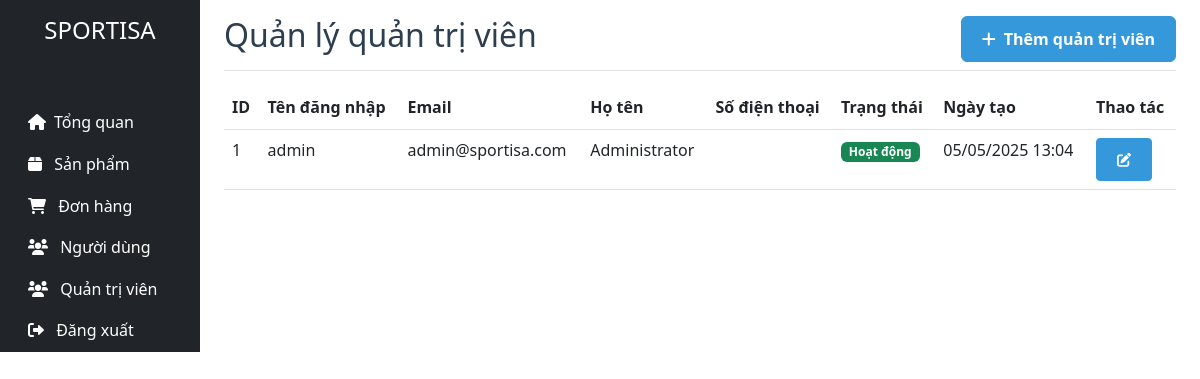
Page /admin/admins.php (signed in) on the committed database.
### tables this page shows
CREATE TABLE `users` (
  `id` int(11) NOT NULL,
  `username` varchar(50) NOT NULL,
  `email` varchar(100) NOT NULL,
  `password` varchar(255) NOT NULL,
  `full_name` varchar(100) NOT NULL,
  `phone` varchar(20) DEFAULT NULL,
  `address` text DEFAULT NULL,
  `role` enum('admin','user') DEFAULT 'user',
  `status` enum('active','inactive') DEFAULT 'active',
  `created_at` timestamp NOT NULL DEFAULT current_timestamp(),
  `updated_at` timestamp NOT NULL DEFAULT current_timestamp() ON UPDATE current_timestamp()
);

### admin/admins.php (the view, shortened to what this page needs)
<?php
require_once '../config/database.php';
class AdminManager {
    private $conn;
    public function __construct($db) {
        $this->conn = $db;
    }
    public function getAllAdmins() {
        try {
            $stmt = $this->conn->query("SELECT * FROM users WHERE role = 'admin' ORDER BY created_at DESC");
            return $stmt->fetchAll(PDO::FETCH_ASSOC);
        } catch(PDOException $e) {
            return ['error' => 'Có lỗi xảy ra: ' . $e->getMessage()];
        }
    }
}
$adminManager = new AdminManager($conn);
$admins = [];
$result = $adminManager->getAllAdmins();
if (isset($result['error'])) {
    $message = $result;
} else {
    $admins = $result;
}
?>
<!DOCTYPE html>
<html lang="vi">
<head>
    <link href="https://cdn.jsdelivr.net/npm/bootstrap@5.3.0/dist/css/bootstrap.min.css" rel="stylesheet">
    <link href="https://cdnjs.cloudflare.com/ajax/libs/font-awesome/6.0.0/css/all.min.css" rel="stylesheet">
    <link href="../css/style.css" rel="stylesheet">
</head>
<body>
    <div class="container-fluid">
        <div class="row">
            <?php include '../admin/view/sidebar.php'; ?>
            <div class="col-md-9 ms-sm-auto col-lg-10 px-md-4">
                <div class="d-flex justify-content-between flex-wrap flex-md-nowrap align-items-center pt-3 pb-2 mb-3 border-bottom">
                    <h1 class="h2">Quản lý quản trị viên</h1>
                    <button type="button" class="btn btn-primary" data-bs-toggle="modal" data-bs-target="#addAdminModal">
                        <i class="fas fa-plus me-2"></i>Thêm quản trị viên
                    </button>
                </div>
                <div class="table-responsive">
                    <table class="table table-hover">
                        <thead>
                            <tr>
                                <th>ID</th>
                                <th>Tên đăng nhập</th>
                                <th>Email</th>
                                <th>Họ tên</th>
                                <th>Số điện thoại</th>
                                <th>Trạng thái</th>
                                <th>Ngày tạo</th>
                                <th>Thao tác</th>
                            </tr>
                        </thead>
                        <tbody>
                            <?php foreach ($admins as $admin): ?>
                                <tr>
                                    <td><?php echo $admin['id']; ?></td>
                                    <td><?php echo htmlspecialchars($admin['username']); ?></td>
                                    <td><?php echo htmlspecialchars($admin['email']); ?></td>
                                    <td><?php echo htmlspecialchars($admin['full_name']); ?></td>
                                    <td><?php echo htmlspecialchars($admin['phone']); ?></td>
                                    <td>
                                        <span class="badge bg-<?php echo $admin['status'] === 'active' ? 'success' : 'danger'; ?>">
                                            <?php echo $admin['status'] === 'active' ? 'Hoạt động' : 'Không hoạt động'; ?>
                                        </span>
                                    </td>
                                    <td><?php echo date('d/m/Y H:i', strtotime($admin['created_at'])); ?></td>
                                    <td>
                                        <button type="button" class="btn btn-sm btn-primary"
                                                data-bs-toggle="modal"
                                                data-bs-target="#editAdminModal<?php echo $admin['id']; ?>">
                                            <i class="fas fa-edit"></i>
                                        </button>
                                    </td>
                                </tr>
                            <?php endforeach; ?>
                        </tbody>
                    </table>
                </div>
            </div>
        </div>
    </div>
</body>
</html>

### css/style.css (style rules this page uses)
:root { --primary-color: #2c3e50; --secondary-color: #3498db; --accent-color: #e74c3c; --light-color: #ecf0f1; --dark-color: #2c3e50; }
body { font-family: "Segoe UI", Tahoma, Geneva, Verdana, sans-serif; line-height: 1.6; color: var(--dark-color); }
.btn-primary { background-color: var(--secondary-color); border-color: var(--secondary-color); padding: 10px 20px; font-weight: bold; transition: all 0.3s; }

### rows in the picture
users: id "1", username "admin", email "admin@sportisa.com", full_name "Administrator", status "Hoạt động", created_at "05/05/2025 13:04"
